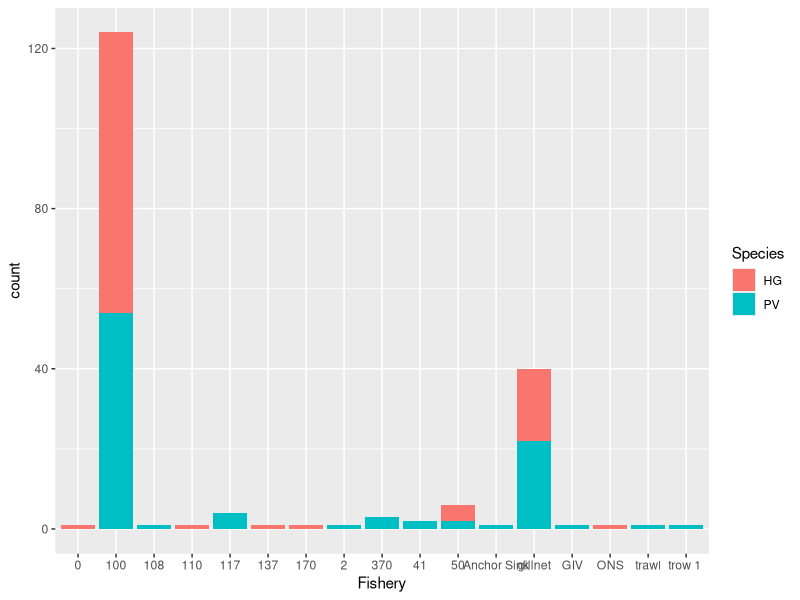
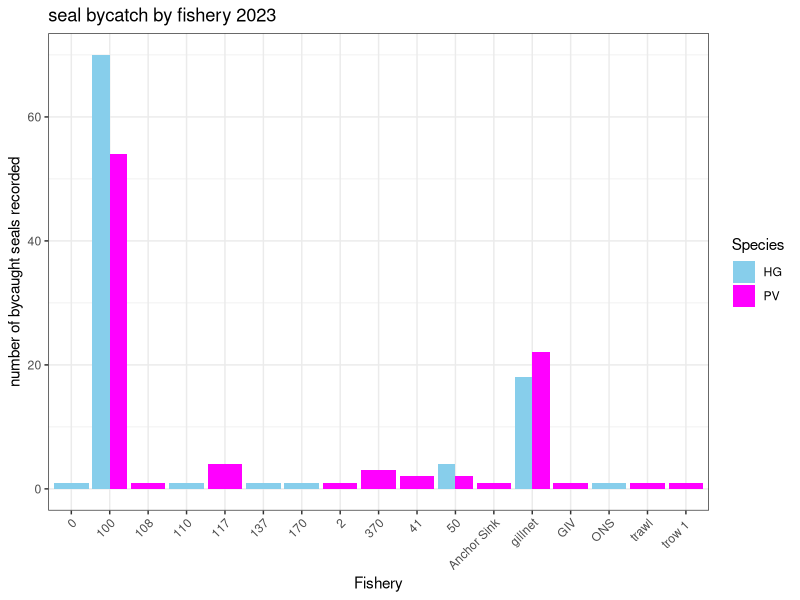

These charts were generated, in order, by the following R code:
##### Purpose ####
# This script is to provide an introduction to E coding for beginners


#### Co-Authors ####
# Christina McCosker
# Julia Sunnarborg
# Alice Hotopp
# Dara Yiu


#### Coding Basics ####

# This document is a script, it is essentially a "word doc" full of code in R langauge that you can run
# Use separate scripts for different analyses, research projects or questions, etc.

# This is a hashtag that makes your line of text a "comment" in R, this is text that you can write to
# annotate your script and take notes - anything you don't want run as code.

# read in data, and name it "bycatch_data" (or change it to something else :)
bycatch_data <- read.csv("introduction_to_r/data/Bycaught Sample Inventory - Subsampled Fall 2023.csv", header = TRUE)


#### Checking the data ####
# various ways of previewing data  
head(bycatch_data) #see the first 6 lines
tail(bycatch_data) #see the last 6 lines
str(bycatch_data) #view the data structure 
#View(bycatch_data) #pull up the whole data frame in a new window
summary(bycatch_data) #see a summary of each data column
colnames(bycatch_data) #see the column names

# you can call a specific column with the $ symbol: dataframe_name$column
# looking at unique entries in specific column can be an easy way QA_QC the data for errors & inconsistencies. 
# For example,
unique(bycatch_data$Species) 
  # here I can see that at least one line is missing a species designation.
  # also, PV is entered inconsistently, at least once, its entered as Pv with a lowercase v. 
  # this leaves you with some options. 
  # if you are in the data QAQC process, you can locate these problematic lines in the raw data file and correct them.
  # often, when data is missing for real, we designate something like "unknown" or "missing" or NA to denote that 
    # the data is truly missing and is not a typo or spreadsheet error.
  # if the data spreadsheet is finalized, we can deal with these errors in the code, see below.
unique(bycatch_data$Tag..)
  # at least one entry of Tag data is missing
unique(bycatch_data$Fishery)
  # inconsitent entries will be problematic -- "gillnet", "gillnet  " with a space after, "Gillnet" with a capital G. 
  # the problem is that R will see every different variation a unique entry.
unique(bycatch_data$Length)
  # inconsistent nomenclature here too (usually my column name is "length_cm" and the values are all numeric or not_available)
unique(bycatch_data$Disp)
unique(bycatch_data$Haul..)


#### Data cleanup ####
# we can use some R packages. "tidyverse" is a great set of packages that helps make data manipulation easier
# the first time you use any new package, you have to install it. Install packages by running this line
# install.packages("tidyverse") #or in the "packages" tab to the right. 
# once it is installed, you just have to load it into your workspace each time you open it. 
library(tidyverse) #loading the "tidyverse" package

# if we want to summarise some data, first we have to make some cleaner data frames
# the backwards arrow is creating a new object. Here we are creating a new object called "bycatch_data_clean" that is
  # an exact copy of "bycatch_data"
bycatch_data_clean <- bycatch_data

# we will employ this pipe operator: |> 
# it just means -- take the data, and then subject it to the next command
bycatch_data_clean <- bycatch_data |> 
  mutate(Species = gsub("Pv", "PV", Species)) 
  #here we use mutate to manipulate the data frame. We are replacing "Pv" with "PV" in the species column. 
  #we can check if it worked:
  unique(bycatch_data_clean$Species)

# we can string together a whole bunch of piped operations with some common commands
# (i'm assuming for examples sake that anything saying gillnet is gillnet bycatch (can correct this))
bycatch_data_clean <- bycatch_data |> 
  mutate(Species = gsub("Pv", "PV", Species)) |> 
  filter(Species == "PV" | Species == "HG") |> # choose rows that have an entry for species PV OR HG (the line | means OR)
  mutate(Fishery = gsub("Gillnet", "gillnet", Fishery)) |> 
  mutate(Fishery = gsub("gillnet ", "gillnet", Fishery)) |> 
  mutate(Fishery = gsub("gillnet/anchor sink", "gillnet", Fishery)) |> 
  mutate(Fishery = gsub("gillnet/sink fixed", "gillnet", Fishery)) |> 
  mutate(Fishery = gsub("100 \\(gillnet\\)", "gillnet", Fishery)) |>  #the parentheses in the code pose an extra problem \
  filter(Fishery != "") # choose rows where fishery does NOT have nothing
#always check that the commands did what you wanted them to do
unique(bycatch_data_clean$Species)
unique(bycatch_data_clean$Fishery)
View(bycatch_data_clean)

#### Making data summaries ####
#lets say we want to create a summary of bycatch from each fishery
fishery_summary <- bycatch_data_clean |> 
  group_by(Species, Fishery) |> 
  summarise(
    count = n()
  )
#and we wnat to visualize that data
ggplot(fishery_summary, aes(x=Fishery, y=count, fill = Species)) +
  geom_bar(stat="identity")
#we can add various elements with the + symbol to make the plot look better
ggplot(fishery_summary, aes(x=Fishery, y=count, fill = Species)) +
  geom_bar(stat="identity", position ="dodge") +
  scale_fill_manual(values = c("skyblue", "magenta"))+
  theme_bw()+
  theme(axis.text.x = element_text(angle = 45, hjust = 1)) +
  labs(y="number of bycaught seals recorded", title = "seal bycatch by fishery 2023")
  

